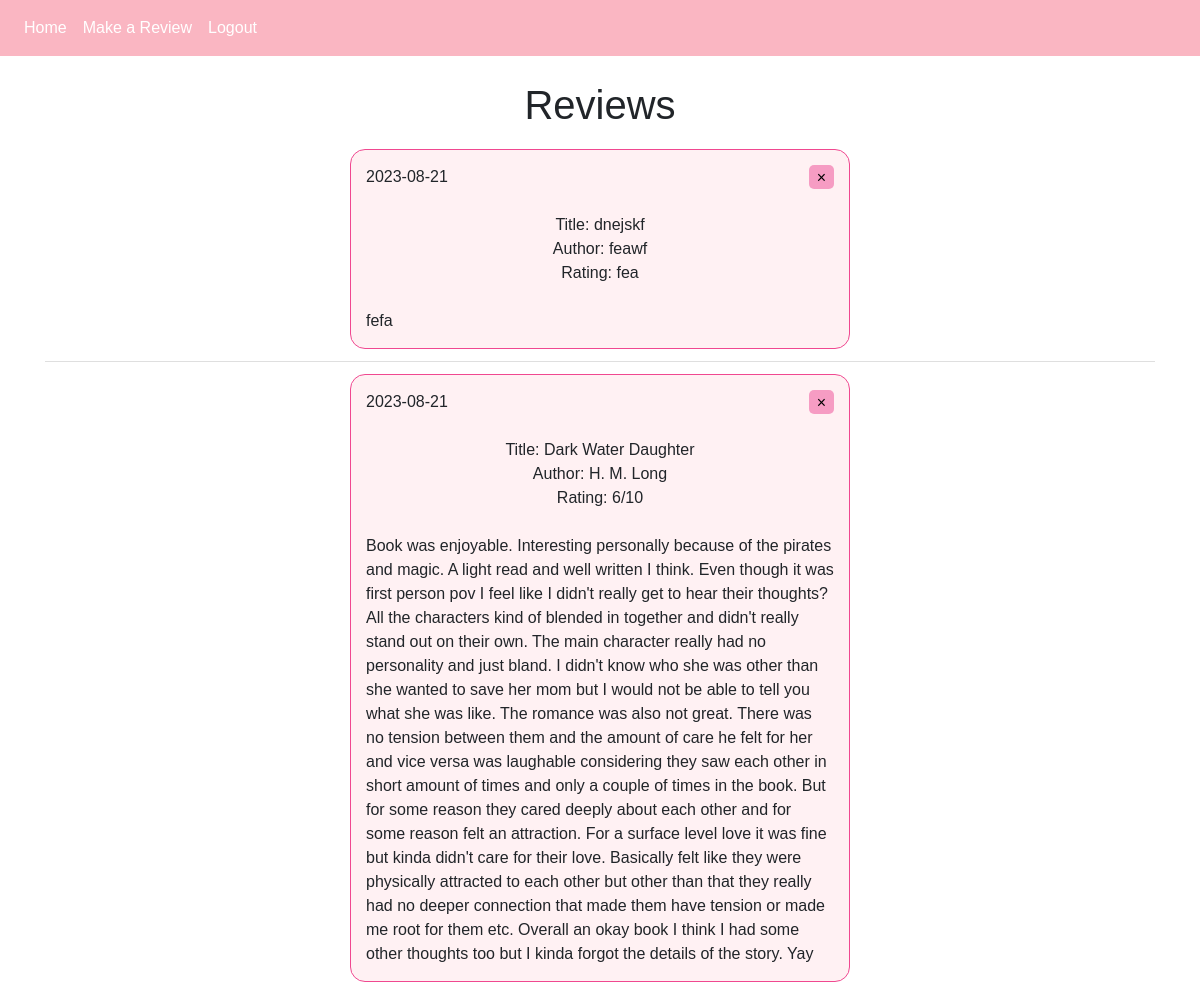
The page /home (signed in) on the database as committed earlier.
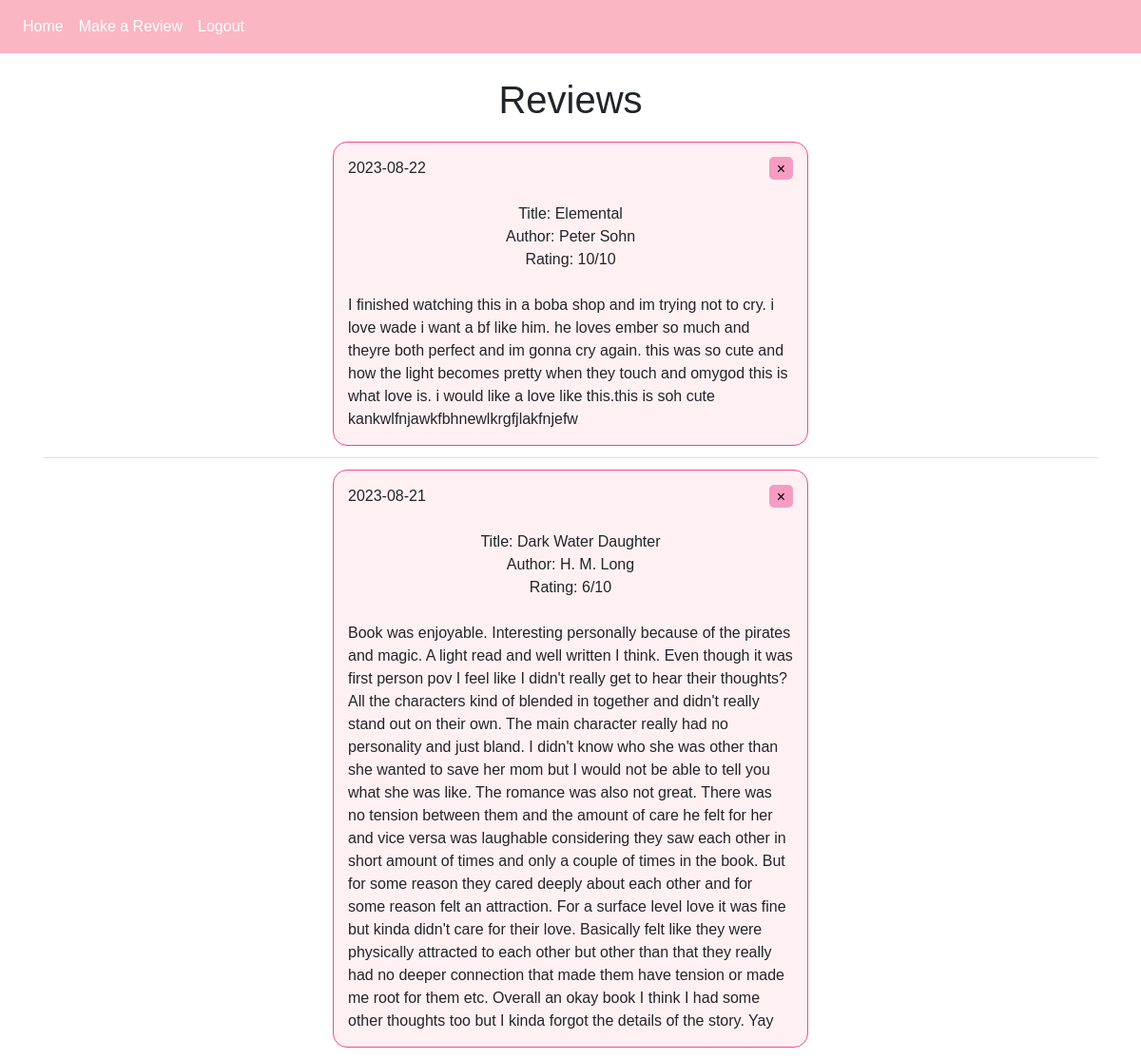
The same page on the database as committed later.
### website/models.py (models this page shows)
class Note(db.Model):
    id = db.Column(db.Integer, primary_key=True)
    title = db.Column(db.String(10000))
    author = db.Column(db.String(10000))
    rating = db.Column(db.String(10000))
    review = db.Column(db.String(10000))
    date = db.Column(db.DateTime(timezone=True), default=func.now())
    user_id = db.Column(db.Integer, db.ForeignKey('user.id'))

### website/views.py (the view)
@views.route('/home', methods=['GET', 'POST'])
@login_required
def home():
    return render_template("home.html", user=current_user)

### website/__init__.py (called while the page is built)
def create_app():
    app = Flask(__name__)
    app.secret_key = 'fnejnf'
    app.config['SQLALCHEMY_DATABASE_URI'] = f'sqlite:///{DB_NAME}'
    db.init_app(app)
    login_manager = LoginManager()
    login_manager.login_view = 'auth.login'
    login_manager.init_app(app)
    from .views import views
    from .auth import auth
    app.register_blueprint(views, url_prefix='/')
    app.register_blueprint(auth, url_prefix='/')
    from . import models
    with app.app_context():
        db.create_all()
    @login_manager.user_loader
    def load_user(id):
        return models.User.query.get(int(id))
    return app

### website/templates/home.html
{% extends "base.html" %} {% block title %}Home{% endblock %}
    {% block content %}
    <h1 class="title">Reviews</h1>
    <ul class="list-group list-group-flush" id="notes">
        {% for note in user.notes[::-1]  %}
        <li class="list-group-item">
            <div class="homepage">
                <div class="homeDate">{{note.date.strftime('%Y-%m-%d')}}
                    <div class="xButton">
                        <button type="submit" class="xbutton" onClick="deleteNote({{ note.id }})">
                        <span aria-hidden="true">&times;</span></button>
                    </div>
                </div>
                <br>
                <div class="homeTitle">Title: {{ note.title }} </div>
                <div class="homeAuthor">Author: {{ note.author }}</div>
                <div class="homeRating">Rating: {{ note.rating }}</div>
                <br>
                <div class="homeReview">{{ note.review }}</div>
            </div>
        </li>
        {% endfor %}
    </ul>
    {% endblock %}

### website/templates/base.html (shortened to what this page needs)
<!DOCTYPE html>
<html>
  <head>
    <link
      rel="stylesheet"
      href="https://stackpath.bootstrapcdn.com/bootstrap/4.4.1/css/bootstrap.min.css"
    />
    <link
      rel="stylesheet"
      href="https://stackpath.bootstrapcdn.com/font-awesome/4.7.0/css/font-awesome.min.css"
    />
    <link rel="stylesheet" href="{{ url_for('static', filename= 'css/style.css') }}">
  </head>
  <body>
    <nav class="navbar navbar-expand-lg">
      <div class="collapse navbar-collapse" id="navbar">
        <div class="navbar-nav">
            {% if user.is_authenticated %}
            <a class="nav-item nav-link" id="home" href="/home">Home</a>
            <a class="nav-item nav-link" id="book-review" href="/book-review">Make a Review</a>
            <a class="nav-item nav-link" id="logout" href="/logout">Logout</a>
            {% else %}
            <a class="nav-item nav-link" id="login" href="/login">Login</a>
            <a class="nav-item nav-link" id="sign-up" href="/sign-up">Sign Up</a>
            {% endif %}
        </div>
      </div>
    </nav>
    <div class="container">
    {% block content %}
    {% endblock %}
    </div>
  </body>
</html>

### website/static/css/style.css (style rules this page uses)
* { font-family: Verdana, Geneva, Tahoma, sans-serif; }
.title { margin-top: 25px; text-align: center; }
.homepage { background: rgb(255, 241, 243); padding: 15px; border: 1px solid #f04890; height: auto; width: 500px; border-radius: 15px; border: 1px solid #f04890; margin-left: auto; margin-right: auto; }
.xbutton { display: inline-block; width: 25px; height: 24px; background: #f69cc3; border: none; border-radius: 5px; }
.xButton { float: right; }
.homeReview { display: inline-block; white-space: pre-wrap; overflow-wrap: break-word; }
.homeTitle, .homeAuthor, .homeRating { text-align: center; }
.navbar { background-color: rgb(250, 182, 194); }
.nav-item { color: white; }

Rows that differ between the two databases and show on the page:
removed Note: date "2023-08-21", title "dnejskf", author "feawf", rating "fea", review "fefa"
added Note: date "2023-08-22", title "Elemental", author "Peter Sohn", rating "10/10", review "I finished watching this in a boba shop and im trying not to cry. i love wade i want a bf like him. he loves ember so much and theyre both perfect and im gonna cry again. this was so cute and how the light becomes pretty when they touch and omygod this is what love is. i would like a love like this.this is soh cute kankwlfnjawkfbhnewlkrgfjlakfnjefw"
